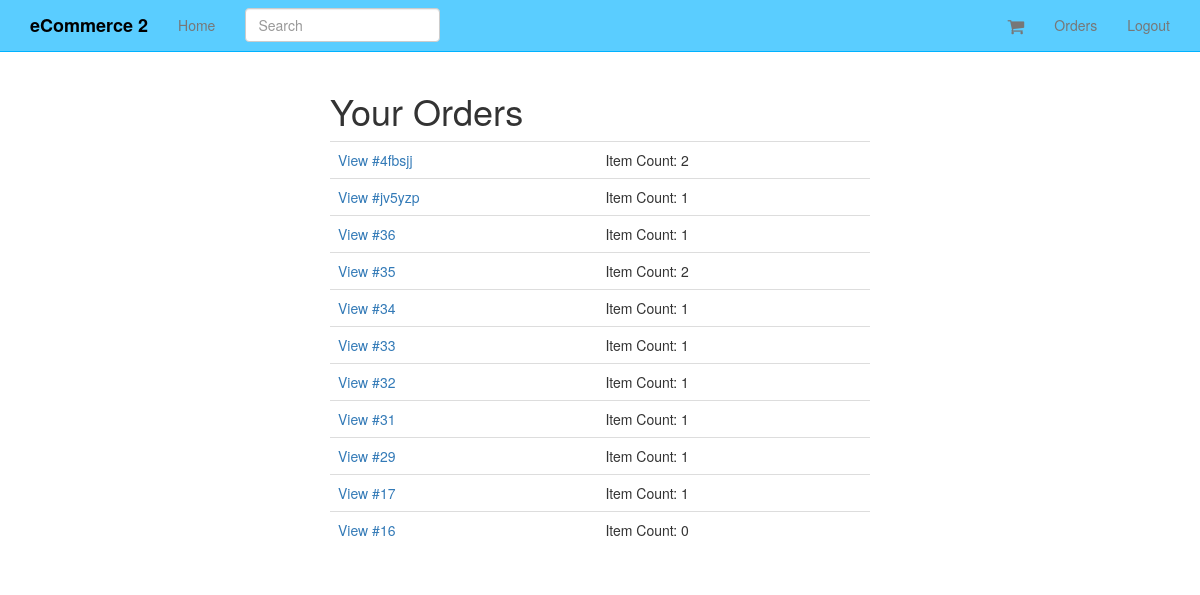
Page /orders/ (signed in) on the committed database.
### orders/models.py (models this page shows, shortened)
class Order(models.Model):
	status = models.CharField(max_length=120, choices=ORDER_STATUS_CHOICES, default='created')
	cart = models.ForeignKey(Cart)
	user = models.ForeignKey(UserCheckout, null=True)
	billing_address = models.ForeignKey(UserAddress, related_name='billing_address', null=True)
	shipping_address = models.ForeignKey(UserAddress, related_name='shipping_address', null=True)
	shipping_total_price = models.DecimalField(max_digits=50, decimal_places=2, default=5.99)
	order_total = models.DecimalField(max_digits=50, decimal_places=2, )
	order_id = models.CharField(max_length=20, null=True, blank=True)
	class Meta:
		ordering = ['-id']
	def get_absolute_url(self):
		return reverse("order_detail", kwargs={"pk": self.pk})

### carts/models.py (models this page shows)
class Cart(models.Model):
	user = models.ForeignKey(settings.AUTH_USER_MODEL, null=True, blank=True)
	items = models.ManyToManyField(Variation, through=CartItem)
	timestamp = models.DateTimeField(auto_now_add=True, auto_now=False)
	updated = models.DateTimeField(auto_now_add=False, auto_now=True)
	subtotal = models.DecimalField(max_digits=50, decimal_places=2, default=25.00)
	tax_percentage  = models.DecimalField(max_digits=10, decimal_places=5, default=0.085)
	tax_total = models.DecimalField(max_digits=50, decimal_places=2, default=25.00)
	total = models.DecimalField(max_digits=50, decimal_places=2, default=25.00)
	def __unicode__(self):
		return str(self.id)
	def update_subtotal(self):
		print "updating..."
		subtotal = 0
		items = self.cartitem_set.all()
		for item in items:
			subtotal += item.line_item_total
		self.subtotal = "%.2f" %(subtotal)
		self.save()

### orders/views.py (the view)
# urls.py: url(r'^orders/$', OrderList.as_view(), name='orders'),
class OrderList(LoginRequiredMixin, ListView):
	queryset = Order.objects.all()
	def get_queryset(self):
		user_check_id = self.request.user.id
		user_checkout = UserCheckout.objects.get(id=user_check_id)
		return super(OrderList, self).get_queryset().filter(user=user_checkout)

### orders/mixins.py (called while the page is built)
	@method_decorator(login_required)
	def dispatch(self, request, *args, **kwargs):
		return super(LoginRequiredMixin, self).dispatch(request,*args, **kwargs)

### orders/templates/orders/order_list.html
{% extends "base.html" %}
{% block content %}
{% if object_list|length <= 0 %}
<div class='col-sm-6 col-sm-offset-3 text-center'>
<p class='lead'>
You do not currently have orders.
</p>
</div>
{% else  %}
<div class='col-sm-6 col-sm-offset-3'>
<h1>Your Orders</h1>
<table class='table'>
{% for object in object_list %}
<tr>
<td>
<a href='{{ object.get_absolute_url }}'>View #{% if object.order_id %}{{ object.order_id }}{% else %}{{ object.id }}{% endif %}</a>
</td>
<td>
Item Count: {{ object.cart.items.count }}
</td>
</tr>
{% endfor %}
</table>
</div>
{% endif %}
{% endblock %}

### static_in_pro/our_static/css/navbar-static-top.css (style rules this page uses)
body { min-height: 1000px; }

### rows in the picture
Order: order_id "4fbsjj", cart.items.count "2"
Order: order_id "jv5yzp", cart.items.count "1"
Order: id "36", cart.items.count "1"
Order: id "35", cart.items.count "2"
Order: id "34", cart.items.count "1"
Order: id "33", cart.items.count "1"
Order: id "32", cart.items.count "1"
Order: id "31", cart.items.count "1"
Order: id "29", cart.items.count "1"
Order: id "17", cart.items.count "1"
Order: id "16", cart.items.count "0"
